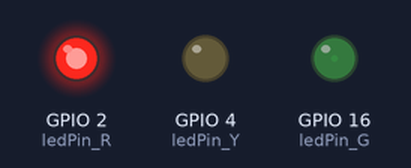
A sketch run on a simulated ESP32. Shown: output pins drawn as LEDs (lit = HIGH). What the sketch prints to the serial monitor is not drawn.

Above: at 0.05 s.
At 0.9 s:
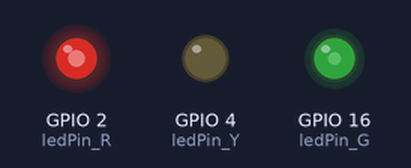
At 1.8 s:
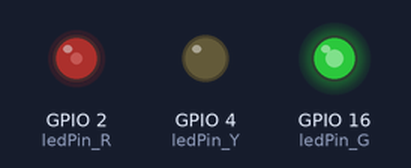
At 3.6 s:
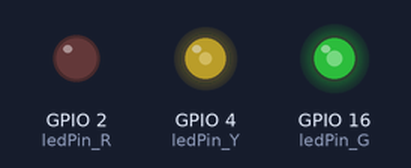
At 5.4 s:
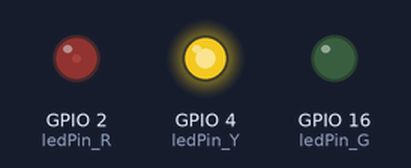
At 7.2 s:
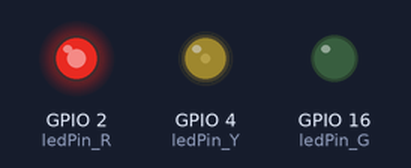
Timing chart, 0 to 10.0 s (numbered marks = the images above):
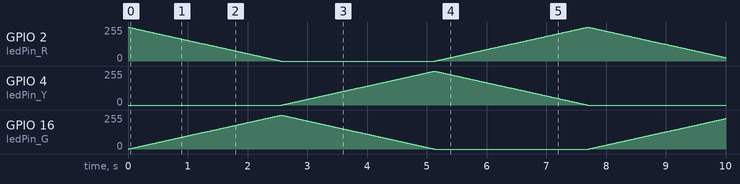

The sketch:

breath_rainbow.ino
```cpp
// 定义LED引脚
const int ledPin_R= 2;
const int ledPin_Y= 4;
const int ledPin_G= 16;
// 设置PWM属性
const int freq = 5000;          // 频率 5000Hz
const int resolution = 8;       // 分辨率 8位 (0-255)

void setup() {
  Serial.begin(115200);

  // 【新版用法】直接将引脚、频率和分辨率绑定
  // 它会自动返回一个关联的通道（如果需要的话）
  ledcAttach(ledPin_R, freq, resolution);
  ledcAttach(ledPin_Y, freq, resolution);
  ledcAttach(ledPin_G, freq, resolution);
}

void loop()
{
  for(int i=0;i<=255;i++)
  {
    ledcWrite(ledPin_R,255-i );
    ledcWrite(ledPin_G,i );
    ledcWrite(ledPin_Y,0);
    delay(10);
  }//实现红变绿
  for(int i=0;i<=255;i++)
  {
    ledcWrite(ledPin_R,0);
    ledcWrite(ledPin_G,255-i);
    ledcWrite(ledPin_Y,i);
    delay(10);
  }//实现绿变黄
  for(int i=0;i<=255;i++)
  {
    ledcWrite(ledPin_R,i);
    ledcWrite(ledPin_G,0);
    ledcWrite(ledPin_Y,255-i);
    delay(10);
  }//实现黄变红
  Serial.println("Breathing cycle completed");
}
```
